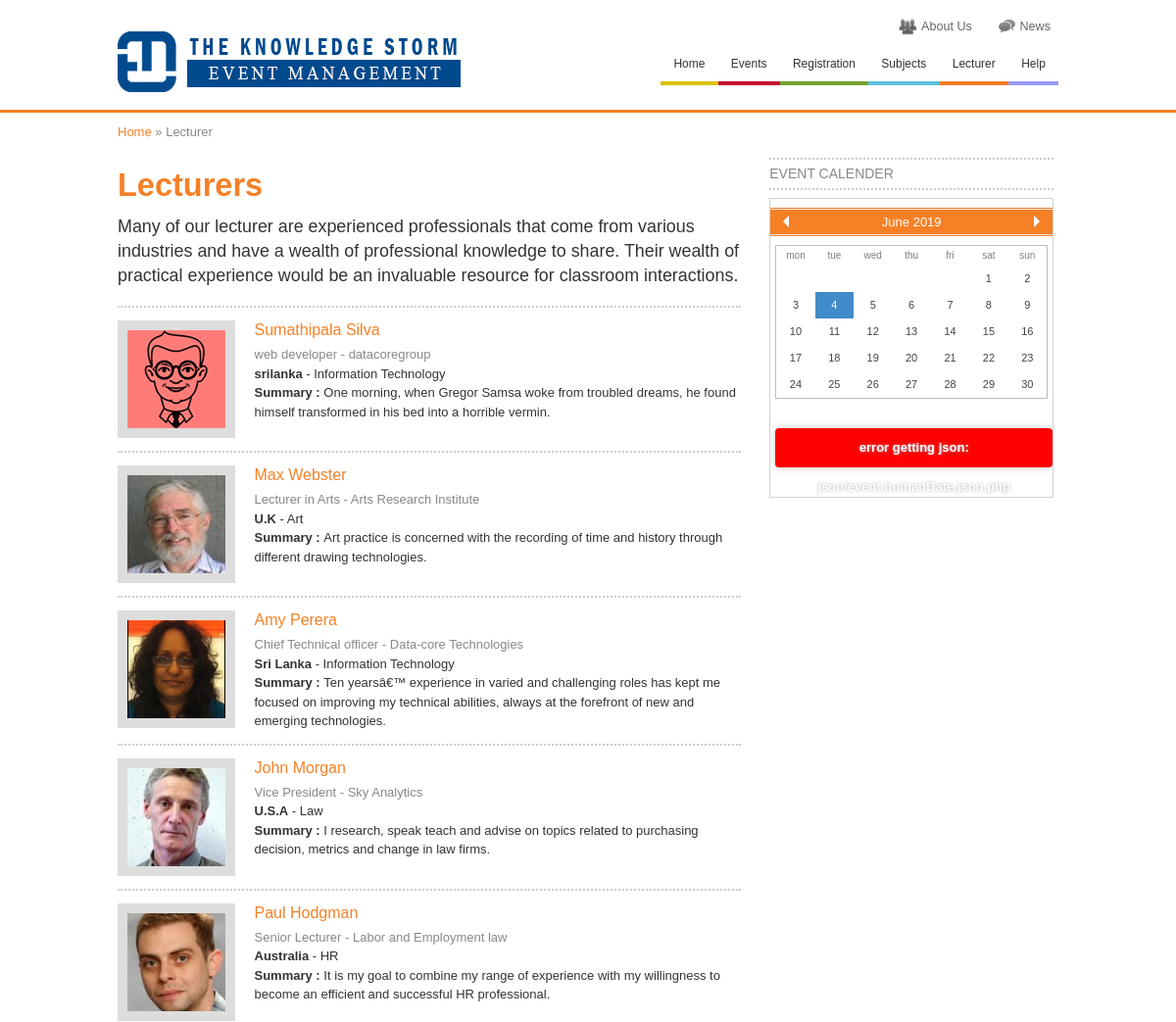
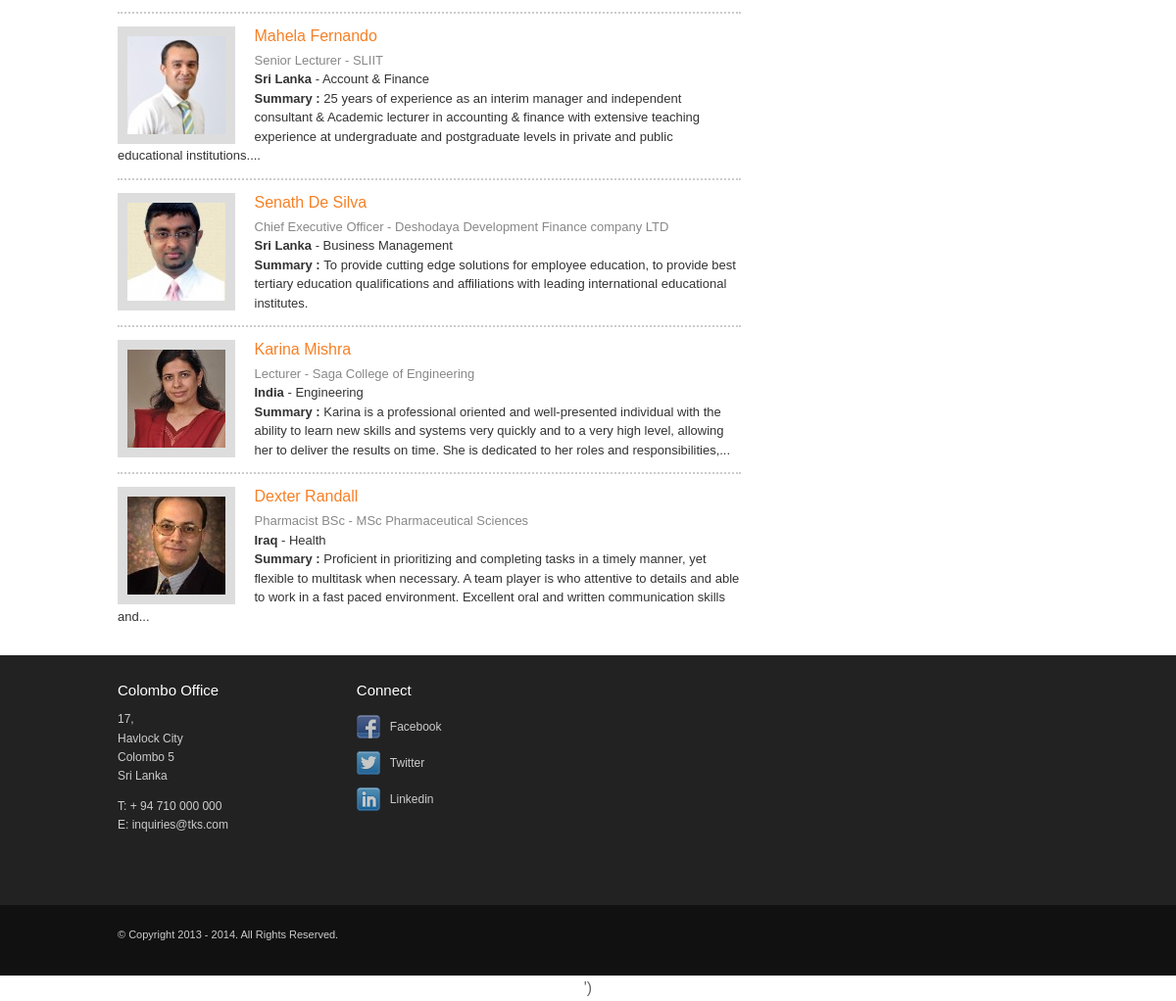
Screenshot of /lecturer.php with the database file from the repository (2 pictures, top to bottom).
### tables this page shows
CREATE TABLE IF NOT EXISTS `lecturer` (
  `lecturer_id` int(11) NOT NULL AUTO_INCREMENT,
  `email` varchar(50) NOT NULL,
  `fname` varchar(15) NOT NULL,
  `lname` varchar(15) NOT NULL,
  `password` varchar(50) NOT NULL,
  `contact` varchar(20) NOT NULL,
  `a_no` varchar(20) NOT NULL,
  `a_street` varchar(50) NOT NULL,
  `a_city` varchar(50) NOT NULL,
  `a_country` varchar(50) NOT NULL,
  `industry_category` int(11) NOT NULL,
  `education_level` int(11) NOT NULL,
  `working_exp` varchar(500) NOT NULL,
  `company_name` varchar(100) NOT NULL,
  `company_designation` varchar(100) NOT NULL,
  `summary` varchar(500) NOT NULL,
  `experience` varchar(500) NOT NULL,
  `skills` varchar(500) NOT NULL,
  `membership` varchar(500) NOT NULL,
  `role` varchar(20) NOT NULL,
  `rdate` datetime NOT NULL,
  `activation` varchar(300) NOT NULL,
  `status` enum('0','1') NOT NULL,
  `admin_confirm` varchar(20) NOT NULL,
  `full_img` varchar(100) NOT NULL,
  `thumb_img` varchar(100) NOT NULL,
  PRIMARY KEY (`lecturer_id`)
);

CREATE TABLE IF NOT EXISTS `subject` (
  `id` int(11) NOT NULL AUTO_INCREMENT,
  `name` varchar(100) NOT NULL,
  PRIMARY KEY (`id`)
);

### classes/db.class.php (called while the page is built, shortened)
<?php
  class DB
  {
    function query($query, $debug = -1)
    {
      $this->lastResult = mysql_query($query) or $this->debugAndDie($query);
      return $this->lastResult;
    }
    function fetchNextObject($result = NULL)
    {
      if ($result == NULL || mysql_num_rows($result) < 1)
        return NULL;
      else
        return mysql_fetch_object($result);
    }
    function queryUniqueObject($query, $debug = -1)
    {
      $query = "$query LIMIT 1";
      $result = mysql_query($query) or $this->debugAndDie($query);
      return mysql_fetch_object($result);
    }
    function getMicroTime()
    {
      list($msec, $sec) = explode(' ', microtime());
      return floor($sec / 1000) + $msec;
    }
  }
?>

### classes/lecturer.class.php (called while the page is built, shortened)
<?php
class Lecturer
{
	var $db;
	function Lecturer()
	{
		$this->db = new DB();
	}
		function getLecturerToDisplay(){
			$query = $this->db->query("SELECT * FROM `lecturer` WHERE status = '1'");
			$return = array();
			while($Lecturer = $this->db->fetchNextObject($query)){
				$return[] = array(
					'id' 					=> $Lecturer->lecturer_id,
					'email' 				=> $Lecturer->email,
					'fname' 				=> $Lecturer->fname,
					'lname' 				=> $Lecturer->lname,
					'contact'				=> $Lecturer->contact,
					'rolename'				=> $Lecturer->role,
					'a_no'					=> $Lecturer->a_no,
					'a_street'				=> $Lecturer->a_street,
					'a_city'				=> $Lecturer->a_city,
					'a_country'				=> $Lecturer->a_country,
					'company_designation'	=> $Lecturer->company_designation,
					'company_name'	=> $Lecturer->company_name,
					'full_img'				=> $Lecturer->full_img,
					'thumb_img'				=> $Lecturer->thumb_img,
					'industry_category'		=> $Lecturer->industry_category,
					'education_level'		=> $Lecturer->education_level,
					'status'				=> $Lecturer->status,
					'admin_confirm'			=> $Lecturer->admin_confirm,
					'summary'				=> $Lecturer->summary,
				);
			}
			return $return;
		}
}
?>

### classes/user.class.php (called while the page is built, shortened)
<?php
class User
{
	var $db;
	function User()
	{
		$this->db = new DB();
	}
	function getSubjectName($sid)
	{
		$details = $this->db->queryUniqueObject("SELECT * FROM `subject` WHERE id=". mysql_real_escape_string($sid) );
		return $details;
	}
}
?>

### lecturer.php (the view, shortened to what this page needs)
<?php
include_once 'classes/db.class.php';
include_once 'classes/lecturer.class.php';
include_once 'classes/user.class.php';
$lecturer = new Lecturer();
$usr = new User();
?>
<!DOCTYPE html>
 <html class="no-js">
<head>
	<link rel="stylesheet" href="css/eventCalendar.css">
	<link rel="stylesheet" href="css/eventCalendar_theme_responsive.css">
	<?php include('header.php'); ?>
</head>
<body>
<div id="wrapper">
	<div id="headcontainer">
		<?php include('top.php'); ?>
	</div>
	<div id="maincontentcontainer" class="s_heat">
		<div id="maincontent">
			<div class="breadcrumb">
            	<a href="index.php">Home</a> &raquo; Lecturer
            </div>
			<div class="section group">
				<div class="col span_3_of_4 content_aside" style="margin-left:0;">
					<h1>Lecturers</h1>
                    <p class="introtext">Many of our lecturer are experienced professionals that come from various industries and have a wealth of professional knowledge to share. Their wealth of practical experience would be an invaluable resource for classroom interactions.</p>
                	<div class="proList">
                	<?php
						$LecturerList = $lecturer->getLecturerToDisplay();
						if($LecturerList){
							echo '
								<ul>
							';
							foreach($LecturerList as $singleLecturer){
								$singleLecturer = (object)$singleLecturer;
								echo '
									<li>
									';
										if ($singleLecturer->thumb_img) {
											echo '<img class="proImg" src="uploads/profile/'.$singleLecturer->thumb_img.'">';
										}
										else{
											echo '<img class="proImg" src="uploads/profile/testp.png">';
										}
		                            echo '
		                                <div style="70%:float:left;">
		                                	<h3><a style="color:#F68026 !important; text-transform:none;font-size:16px !important;" href="profile.php?pid='.$singleLecturer->id.'">'.$singleLecturer->fname.' '.$singleLecturer->lname.'</a></h3>
		                                    <span style="color:#888">'.$singleLecturer->company_designation.' - '.$singleLecturer->company_name.'</span><br>
		                                 ';
		                                 $getsubject = $usr->getSubjectName($singleLecturer->industry_category);
		                                 echo '
		                                    <span style=""><b>'.$singleLecturer->a_country.'</b> - '.$getsubject->name.'</span><br>
		                                    <span><b>Summary : </b>'.current(explode("\n", wordwrap($singleLecturer->summary, 250, "...\n"))).'</span>
		                                </div>
	                                </li>
								';
							}
							echo '
								 </ul>
							';
						}
						else{
							echo '
								 <pre style="background:#F68026 ;color:#FFFFFF;padding:5px;text-align:center;">No Lecturer details.</pre>
							';
						}
					?>
                    </div>
                </div>
                <div class="col span_1_of_4 pg_aside">
                	<div class="also_in">
			        	<h3 class="accordion-box-header"><div class="accordion-box-link"></div>Event calender</h3>
			        	<div id="eventCalendarHumanDate"></div>
			      	</div>
                </div>
          	</div>
		</div>
	</div>
	<?php include('footer.php'); ?>
</div>
	<?php include('footer_includes.php'); ?>
</body>
</html>

### header.php (shortened to what this page needs)
<link rel="stylesheet" href="css/html5reset.css" media="all">
<link rel="stylesheet" href="css/site.css" media="all">
<link rel="stylesheet" href="css/app.css" media="all">
<link rel="stylesheet" href="css/buttons-inputs.css" media="all">
<link rel="stylesheet" href="css/flexslider.css" media="all">
<link rel="stylesheet" href="css/tables.css" >
<link rel="stylesheet" href="css/buttons.css" >
<link rel="stylesheet" href="css/buttons-core.css" >
<link rel="stylesheet" type="text/css" href="src/rateit.css" />

### top.php (shortened to what this page needs)
<header class="group">
	<div id="toplogo"><a href="index.php"><img src="img/app-logo.png" alt="click for home page" /></a></div>
		<nav class="topmenu">
			<ul id="topmenu">
				<li class="topnav2"><a href="about.php"><img src="img/icons/users.png" alt="" /><span>About Us</span></a></li>
				<li class="topnav8"><a href="news.php"><img src="img/icons/8.png" alt="" /><span>News</span></a></li>
			</ul>
		</nav>
		<nav class="menu">
			<ul id="menu">
				<li class="nav3 hassub"><a href="index.php">Home</a></li>
				<li class="nav5 hassub"><a href="event.php">Events</a></li>
				<li class="nav4 hassub"><a href="registration.php">Registration</a>
				</li>
				<li class="nav10 hassub"><a href="subject.php">Subjects</a></li>
				<li class="nav6 hassub"><a href="lecturer.php">Lecturer</a></li>
				<li class="nav11 hassub"><a href="help.php">Help</a></li>
			</ul>
	</nav>
</header>

### footer.php (shortened to what this page needs)
<div id="footercontainer">
	<footer class="group">
        <div class="col span_1_of_4">
			<h4>Colombo Office</h4>
			<p>
			17,<br />
            Havlock City<br />
            Colombo 5<br />
            Sri Lanka
			</p>
			<p>
			T: <a href="tel:0710000000">+ 94 710 000 000</a><br />
			E: <a href="mailto:inquiries@tks.com">inquiries@tks.com</a>
			</p>
		</div>
		<div class="col span_1_of_4">
			<h4>Connect</h4>
			<ul class="pagefooterlist">
			<li class="socialmedia"><a href="#"><img src="img/facebook.png" width="24" height="24" alt="facebook" /><span>Facebook</span></a></li>
			<li class="socialmedia"><a href="#"><img src="img/twitter.png" width="24" height="24" alt="twitter" />Twitter</a></li>
			<li class="socialmedia"><a href="#"><img src="img/linkedin.png" width="24" height="24" alt="linkedin" />Linkedin</a></li>
			</ul>
		</div>
		<div class="col span_2_of_4">
			<div style="overflow:hidden;height:200px;width:530px;"><div id="gmap_canvas" style="height:200px;width:530px;"></div></div>
		</div>
	</footer>
</div>
<div id="smallprintcontainer">
	<div id="smallprint" class="group">
		<p>&copy; Copyright 2013 - 2014.  All Rights Reserved.</p>
	</div>
</div>

### footer_includes.php (shortened to what this page needs)
<script>window.jQuery || document.write('<script src="js/jquery-1.7.2.min.js"></script>')</script>

### css/eventCalendar.css (style rules this page uses)
.eventCalendar-wrap { position:relative; overflow:hidden; }

### css/eventCalendar_theme_responsive.css (style rules this page uses)
.eventCalendar-wrap { border:solid 1px #d3d3d3; margin-bottom:20px; background-color:#fff; color:#807E7E; }

### lecturer.php (style rules this page uses)
h3 { color: #888888 !important; font-size: 14px !important; font-weight: normal; text-transform: uppercase; }

### rows the page displays
lecturer: fname "Sumathipala", lname "Silva", company_designation "web developer", company_name "datacoregroup", a_country "srilanka", subject.name "Information Technology", summary "One morning, when Gregor Samsa woke from troubled dreams, he found himself transformed in his bed into a horrible vermin."
lecturer: thumb_img (picture), fname "Max", lname "Webster", company_designation "Lecturer in Arts", company_name "Arts Research Institute", a_country "U.K", subject.name "Art", summary "Art practice is concerned with the recording of time and history through different drawing technologies."
lecturer: thumb_img (picture), fname "Amy", lname "Perera", company_designation "Chief Technical officer", company_name "Data-core Technologies", a_country "Sri Lanka", subject.name "Information Technology", summary "Ten yearsâ€™ experience in varied and challenging roles has kept me focused on improving my technical abilities, always at the forefront of new and emerging technologies."
lecturer: thumb_img (picture), fname "John", lname "Morgan", company_designation "Vice President", company_name "Sky Analytics", a_country "U.S.A", subject.name "Law", summary "I research, speak teach and advise on topics related to purchasing decision, metrics and change in law firms."
lecturer: thumb_img (picture), fname "Paul", lname "Hodgman", company_designation "Senior Lecturer", company_name "Labor and Employment law", a_country "Australia", subject.name "HR", summary "It is my goal to combine my range of experience with my willingness to become an efficient and successful HR professional."
lecturer: thumb_img (picture), fname "Mahela", lname "Fernando", company_designation "Senior Lecturer", company_name "SLIIT", a_country "Sri Lanka", subject.name "Account & Finance", summary "25 years of experience as an interim manager and independent consultant & Academic lecturer in accounting & finance with extensive teaching experience at undergraduate and postgraduate levels in private and public educational institutions...."
lecturer: thumb_img (picture), fname "Senath", lname "De Silva", company_designation "Chief Executive Officer", company_name "Deshodaya Development Finance company LTD", a_country "Sri Lanka", subject.name "Business Management", summary "To provide cutting edge solutions for employee education, to provide best tertiary education qualifications and affiliations with leading international educational institutes."
lecturer: thumb_img (picture), fname "Karina", lname "Mishra", company_designation "Lecturer", company_name "Saga College of Engineering", a_country "India", subject.name "Engineering", summary "Karina is a professional oriented and well-presented individual with the ability to learn new skills and systems very quickly and to a very high level, allowing her to deliver the results on time. She is dedicated to her roles and responsibilities,..."
lecturer: thumb_img (picture), fname "Dexter", lname "Randall", company_designation "Pharmacist BSc", company_name "MSc Pharmaceutical Sciences", a_country "Iraq", subject.name "Health", summary "Proficient in prioritizing and completing tasks in a timely manner, yet flexible to multitask when necessary. A team player is who attentive to details and able to work in a fast paced environment. Excellent oral and written communication skills and..."
